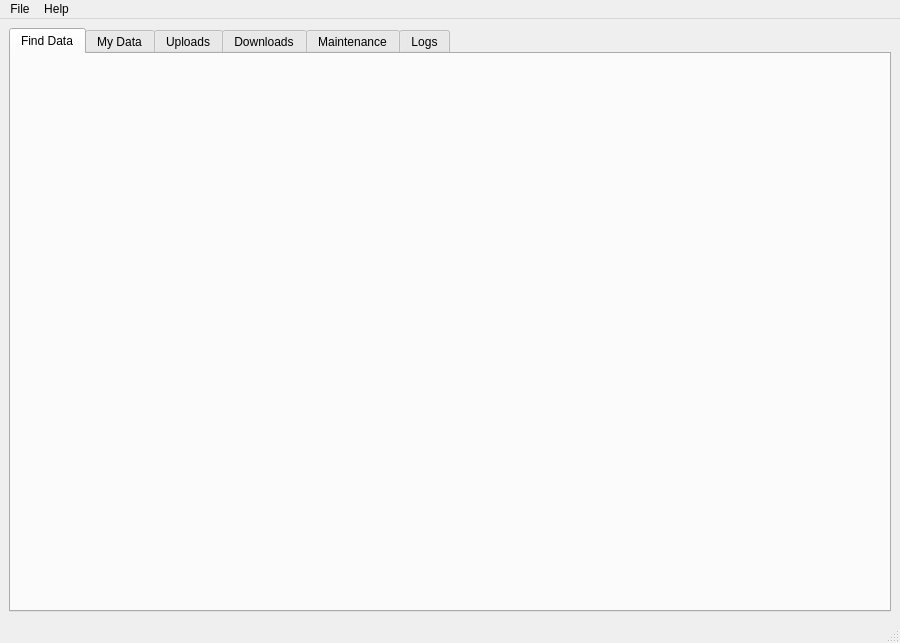
<?xml version="1.0" encoding="UTF-8"?>
<ui version="4.0">
 <class>MainWindow</class>
 <widget class="QMainWindow" name="MainWindow">
  <property name="geometry">
   <rect>
    <x>0</x>
    <y>0</y>
    <width>900</width>
    <height>643</height>
   </rect>
  </property>
  <property name="windowTitle">
   <string>MainWindow</string>
  </property>
  <widget class="QWidget" name="centralwidget">
   <layout class="QHBoxLayout" name="horizontalLayout">
    <item>
     <widget class="QTabWidget" name="tabWidget">
      <property name="enabled">
       <bool>true</bool>
      </property>
      <property name="currentIndex">
       <number>0</number>
      </property>
      <widget class="QWidget" name="tab_find_data">
       <attribute name="icon">
        <iconset theme="magnifying-glass"/>
       </attribute>
       <attribute name="title">
        <string>Find Data</string>
       </attribute>
       <layout class="QVBoxLayout" name="verticalLayout_9">
        <property name="leftMargin">
         <number>0</number>
        </property>
        <property name="topMargin">
         <number>0</number>
        </property>
        <property name="rightMargin">
         <number>0</number>
        </property>
        <property name="bottomMargin">
         <number>0</number>
        </property>
        <item>
         <widget class="WidgetFindData" name="panel_find_data" native="true">
          <property name="acceptDrops">
           <bool>true</bool>
          </property>
         </widget>
        </item>
       </layout>
      </widget>
      <widget class="QWidget" name="tab_my_data">
       <attribute name="icon">
        <iconset theme="street-view"/>
       </attribute>
       <attribute name="title">
        <string>My Data</string>
       </attribute>
       <layout class="QVBoxLayout" name="verticalLayout">
        <property name="leftMargin">
         <number>0</number>
        </property>
        <property name="topMargin">
         <number>0</number>
        </property>
        <property name="rightMargin">
         <number>0</number>
        </property>
        <property name="bottomMargin">
         <number>0</number>
        </property>
        <item>
         <widget class="WidgetMyData" name="panel_my_data" native="true"/>
        </item>
       </layout>
      </widget>
      <widget class="QWidget" name="tab_upload">
       <attribute name="icon">
        <iconset theme="upload"/>
       </attribute>
       <attribute name="title">
        <string>Uploads</string>
       </attribute>
       <layout class="QVBoxLayout" name="verticalLayout_6">
        <property name="leftMargin">
         <number>0</number>
        </property>
        <property name="topMargin">
         <number>0</number>
        </property>
        <property name="rightMargin">
         <number>0</number>
        </property>
        <property name="bottomMargin">
         <number>0</number>
        </property>
        <item>
         <widget class="UploadWidget" name="panel_upload" native="true">
          <property name="acceptDrops">
           <bool>true</bool>
          </property>
         </widget>
        </item>
       </layout>
      </widget>
      <widget class="QWidget" name="tab_download">
       <attribute name="icon">
        <iconset theme="download"/>
       </attribute>
       <attribute name="title">
        <string>Downloads</string>
       </attribute>
       <layout class="QHBoxLayout" name="horizontalLayout_8">
        <property name="leftMargin">
         <number>0</number>
        </property>
        <property name="topMargin">
         <number>0</number>
        </property>
        <property name="rightMargin">
         <number>0</number>
        </property>
        <property name="bottomMargin">
         <number>0</number>
        </property>
        <item>
         <widget class="DownloadWidget" name="panel_download" native="true"/>
        </item>
       </layout>
      </widget>
      <widget class="QWidget" name="tab_maintain">
       <attribute name="icon">
        <iconset theme="broom"/>
       </attribute>
       <attribute name="title">
        <string>Maintenance</string>
       </attribute>
       <layout class="QVBoxLayout" name="verticalLayout_8">
        <item>
         <widget class="MaintenanceWidget" name="panel_maintenance" native="true"/>
        </item>
       </layout>
      </widget>
      <widget class="QWidget" name="tab_logs">
       <attribute name="icon">
        <iconset theme="scroll"/>
       </attribute>
       <attribute name="title">
        <string>Logs</string>
       </attribute>
       <layout class="QHBoxLayout" name="horizontalLayout_6">
        <item>
         <widget class="WidgetLog" name="panel_logs" native="true"/>
        </item>
       </layout>
      </widget>
     </widget>
    </item>
   </layout>
  </widget>
  <widget class="QMenuBar" name="menubar">
   <property name="geometry">
    <rect>
     <x>0</x>
     <y>0</y>
     <width>900</width>
     <height>23</height>
    </rect>
   </property>
   <widget class="QMenu" name="menuHelp">
    <property name="title">
     <string>Help</string>
    </property>
    <addaction name="actionSoftware"/>
    <addaction name="actionAbout"/>
   </widget>
   <widget class="QMenu" name="menuPreferences">
    <property name="title">
     <string>File</string>
    </property>
    <addaction name="actionInitWizard"/>
    <addaction name="actionBagItWizard"/>
    <addaction name="separator"/>
    <addaction name="actionPreferences"/>
    <addaction name="separator"/>
    <addaction name="actionQuit"/>
   </widget>
   <addaction name="menuPreferences"/>
   <addaction name="menuHelp"/>
  </widget>
  <widget class="QStatusBar" name="statusbar"/>
  <action name="actionSoftware">
   <property name="icon">
    <iconset theme="code-branch">
     <normaloff>../../../../.designer/backup</normaloff>../../../../.designer/backup</iconset>
   </property>
   <property name="text">
    <string>Software</string>
   </property>
  </action>
  <action name="actionSet_API_key">
   <property name="text">
    <string>Set DCOR API token</string>
   </property>
  </action>
  <action name="actionQuit">
   <property name="icon">
    <iconset theme="times-circle"/>
   </property>
   <property name="text">
    <string>Quit</string>
   </property>
  </action>
  <action name="actionUpdate_local_database">
   <property name="text">
    <string>Update local database</string>
   </property>
  </action>
  <action name="actionPreferences">
   <property name="icon">
    <iconset theme="cogs"/>
   </property>
   <property name="text">
    <string>Preferences...</string>
   </property>
  </action>
  <action name="actionAbout">
   <property name="icon">
    <iconset theme="info">
     <normaloff>../../../../.designer/backup</normaloff>../../../../.designer/backup</iconset>
   </property>
   <property name="text">
    <string>About</string>
   </property>
  </action>
  <action name="actionInitWizard">
   <property name="icon">
    <iconset theme="hat-wizard"/>
   </property>
   <property name="text">
    <string>Setup wizard...</string>
   </property>
  </action>
  <action name="actionBagItWizard">
   <property name="icon">
    <iconset theme="folder-tree"/>
   </property>
   <property name="text">
    <string>Archive to BagIt format...</string>
   </property>
  </action>
 </widget>
 <customwidgets>
  <customwidget>
   <class>UploadWidget</class>
   <extends>QWidget</extends>
   <header>dcoraid.gui.panel_uploads.widget_upload</header>
   <container>1</container>
  </customwidget>
  <customwidget>
   <class>MaintenanceWidget</class>
   <extends>QWidget</extends>
   <header>dcoraid.gui.panel_maintenance.widget_maintenance</header>
   <container>1</container>
  </customwidget>
  <customwidget>
   <class>DownloadWidget</class>
   <extends>QWidget</extends>
   <header>dcoraid.gui.panel_downloads.widget_download</header>
   <container>1</container>
  </customwidget>
  <customwidget>
   <class>WidgetFindData</class>
   <extends>QWidget</extends>
   <header>dcoraid.gui.panel_find_data.widget_find_data</header>
   <container>1</container>
  </customwidget>
  <customwidget>
   <class>WidgetLog</class>
   <extends>QWidget</extends>
   <header>dcoraid.gui.logs.widget_log</header>
   <container>1</container>
  </customwidget>
  <customwidget>
   <class>WidgetMyData</class>
   <extends>QWidget</extends>
   <header>dcoraid.gui.panel_my_data.widget_my_data</header>
   <container>1</container>
  </customwidget>
 </customwidgets>
 <resources/>
 <connections>
  <connection>
   <sender>actionQuit</sender>
   <signal>triggered()</signal>
   <receiver>MainWindow</receiver>
   <slot>close()</slot>
   <hints>
    <hint type="sourcelabel">
     <x>-1</x>
     <y>-1</y>
    </hint>
    <hint type="destinationlabel">
     <x>399</x>
     <y>318</y>
    </hint>
   </hints>
  </connection>
 </connections>
</ui>
